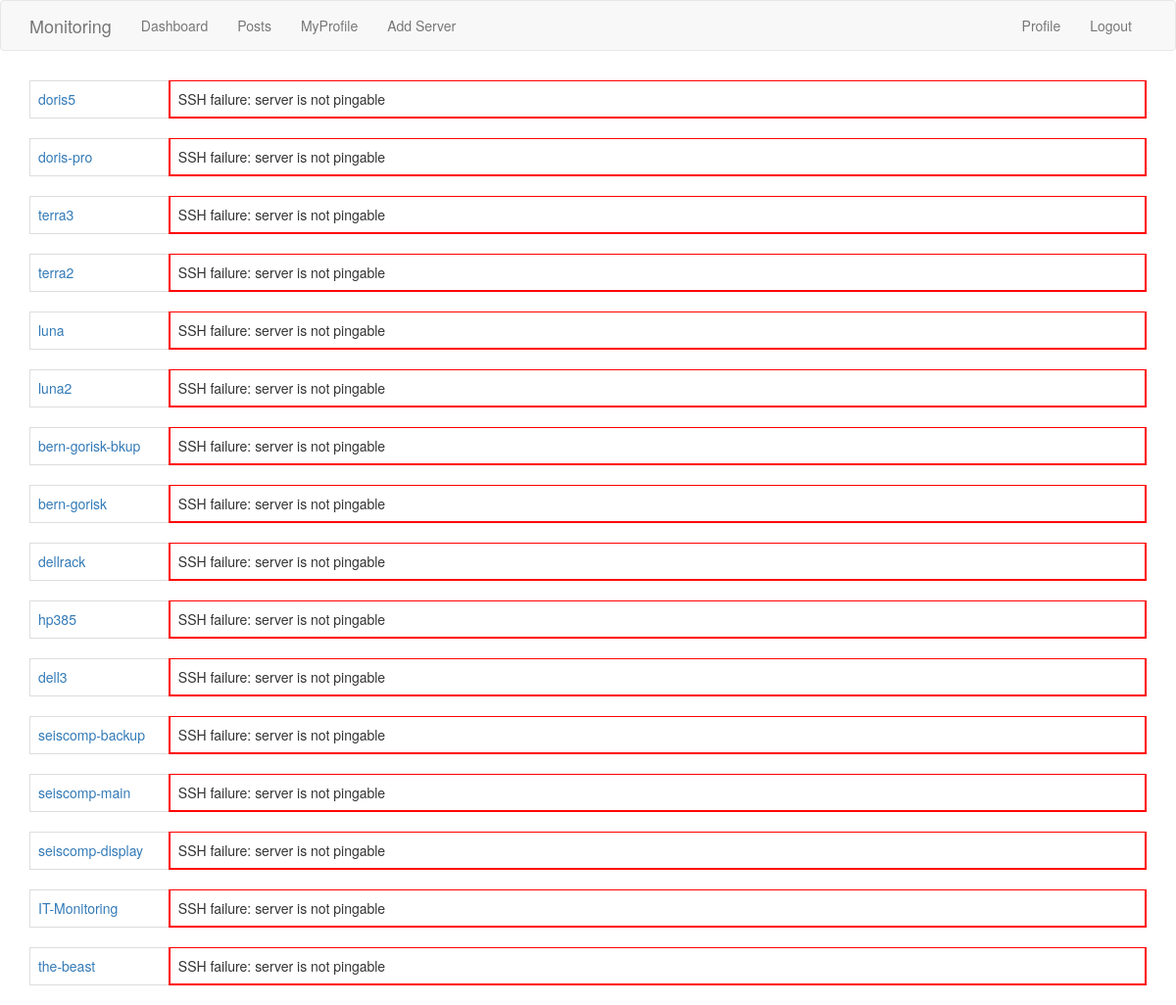
Page /monitoring (signed in) on the committed database.
### webapp/models.py (models this page shows, shortened)
class Server(db.Model):
    id = db.Column(db.Integer, primary_key=True)
    address = db.Column(db.String(15), index=True, unique=True)
    name = db.Column(db.String(30), index=True)
    user = db.Column(db.String(15), index=True)
    about_me = db.Column(db.String(140))
    public_address = db.Column(db.String(15), index=True)
    public_name = db.Column(db.String(30), index=True)
    public_server = db.Column(db.Boolean, default=False, index=True)
    os = db.Column(db.String(30), index=True)
    raminfo = db.Column(db.String(30), index=True)
    modele = db.Column(db.String(30), index=True)
    cpuinfo = db.Column(db.String(30), index=True)
    system_type = db.Column(db.String(30), index=True)
    ssh_connection = db.Column(db.Boolean, default=False, index=True)
    mount_volumes = db.Column(db.Boolean, default=False, index=True)
    def test_connect(self):
        if self.ping_ip():
            if not self.ssh_connection:
                return False, "SSH not enable for this server"
            try:
                address = self.address
                user = self.user
                ssh = subprocess.Popen(['ssh',address, '-T', '-l',user,'-o', 'PreferredAuthentications=publickey'], stdin=subprocess.PIPE, stdout=subprocess.PIPE, stderr=subprocess.PIPE,  universal_newlines=True, bufsize=0)
                cmd = "exit"
                finalCMD = "{} \n".format(cmd)
                ssh.stdin.write(finalCMD)
                ssh.stdin.close()
                sshError = ssh.stderr.readlines()
                if len(sshError) > 0:
                    for msg in sshError:
                        print(msg)
                        return False, "ssh error: {}".format(msg)
                if len(sshError) == 0:
                    return True, "ok"
            except:
                return False, "unknown issue"
        else:
            return False, "server is not pingable"
    def deco_test_ssh(function):
        def test_ssh(self):
            if self.ping_ip():
                test = subprocess.Popen(f"ssh -o StrictHostKeyChecking=no -o PasswordAuthentication=No -l {self.user} {self.address} {'exit'}", shell=True, stdout=subprocess.PIPE, stderr=subprocess.PIPE).communicate()
                test = test[0].decode('ascii')
                if re.search('denied', str(test)):
                    return False
                else:
                    return function(self)
            else:
                return False
        return test_ssh
    def ping_ip(self):
        response = os.system("ping -c 1 -t 2 " + self.address)
        if response == 0:
            return True
        else:
            return False

### webapp/routes.py (the view)
@app.route('/monitoring', methods=['GET', 'POST'])
@login_required
def monitoring():
    servers = Server.query.order_by(Server.user).all()
    return render_template('monitoring.html', title='Monitoring', data=servers)

### webapp/models.py (called while the page is built)
@login.user_loader
def load_user(id):
    return User.query.get(int(id))

### webapp/routes.py (called while the page is built)
@app.before_request
def before_request():
    if current_user.is_authenticated:
        current_user.last_seen = datetime.utcnow()
        db.session.commit()

### webapp/templates/monitoring.html
{% extends "base.html" %}
{% block content %}
<div class="container">
        {% for server in data %}
                {% set test_server = server.test_connect() %}
                {% if test_server[0] == True %}
                        <table class="table table-hover table-bordered monitoring">
                                <tbody>
                                        <tr>
                                                <td><a href="{{ url_for('server', server=server.name) }}">{{ server.name }}</a></td>
                                                {% if server.ping_all() %}{% set border_c = "green" %}{% else %}{% set border_c = "red" %}{% endif %}
                                                <td class={{ border_c }}>ping server</td>
                                                {% if server.check_mounted_all_volumes()[0] %}
                                                        {% if server.check_mounted_all_volumes()[1] %}{% set border_c = "green" %}{% else %}{% set border_c = "red" %}{% endif %}
                                                        <td class={{ border_c }}>Mounted Volumes</td>
                                                        {% else %}<td></td>{% endif %}
                                                {% if server.get_backup_info()[0] %}
                                                        {% if server.check_all_backup() %}{% set border_c = "green" %}{% else %}{% set border_c = "red" %}{% endif %}
                                                        <td class={{ border_c }}>Backup</td>
                                                        {% else %}<td></td>{% endif %}
                                                <td></td>
                                                <td></td>
                                                <td></td>
                                                <td></td>
                                        </tr>
                                </tbody>
                        </table>
                {% elif server.ssh_connection == True %}
                        <table class="table table-hover table-bordered monitoring">
                                <tbody>
                                        <tr>
                                                <td><a href="{{ url_for('server', server=server.name) }}">{{ server.name }}</a>
                                                <td class="red" colspan="7">SSH failure: {{test_server[1]}}</td>
                                        </tr>
                                </tbody>
                        </table>
                {% endif %}
        {% endfor %}
</div>
{% endblock %}

### webapp/static/styles/style.css (style rules this page uses)
table.monitoring { margin-top: 1rem; table-layout: fixed; }
table.monitoring td.red { border-bottom-color: red; border-top-color: red; border-left-color: red; border-right-color: red; border-left-width: 0.2rem; border-right-width: 0.2rem; border-bottom-width: 0.2rem; }

### rows in the picture
Server: name "doris5", test_server "server is not pingable"
Server: name "doris-pro", test_server "server is not pingable"
Server: name "terra3", test_server "server is not pingable"
Server: name "terra2", test_server "server is not pingable"
Server: name "luna", test_server "server is not pingable"
Server: name "luna2", test_server "server is not pingable"
Server: name "bern-gorisk-bkup", test_server "server is not pingable"
Server: name "bern-gorisk", test_server "server is not pingable"
Server: name "dellrack", test_server "server is not pingable"
Server: name "hp385", test_server "server is not pingable"
Server: name "dell3", test_server "server is not pingable"
Server: name "seiscomp-backup", test_server "server is not pingable"
Server: name "seiscomp-main", test_server "server is not pingable"
Server: name "seiscomp-display", test_server "server is not pingable"
Server: name "IT-Monitoring", test_server "server is not pingable"
Server: name "the-beast", test_server "server is not pingable"
